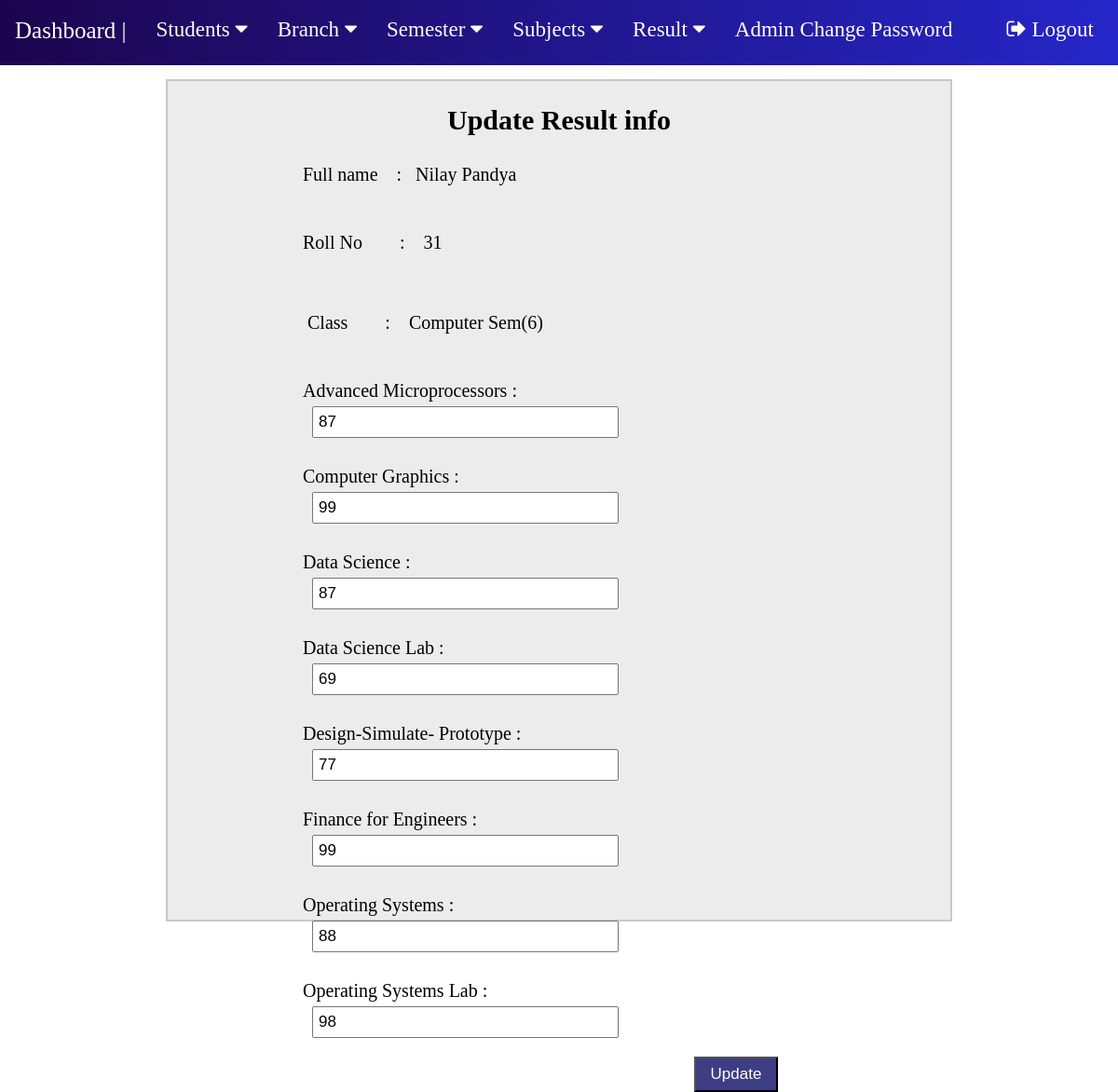
Screenshot of /edit-result.php?stid=1 (signed in) with the database file from the repository.
### tables this page shows
CREATE TABLE `student` (
  `reg_id` int(255) NOT NULL,
  `Name` varchar(200) NOT NULL,
  `Roll_No` int(160) NOT NULL,
  `Email` varchar(100) NOT NULL,
  `Gender` varchar(50) NOT NULL,
  `DOB` varchar(100) NOT NULL,
  `branch_id` int(100) NOT NULL,
  `sem_id` int(8) NOT NULL,
  `Reg_date` timestamp NOT NULL DEFAULT current_timestamp(),
  `status` int(1) NOT NULL
);

CREATE TABLE `branch` (
  `branch_id` int(50) NOT NULL,
  `branch` varchar(100) NOT NULL
);

CREATE TABLE `semester` (
  `sem_id` int(9) NOT NULL,
  `semester` int(100) NOT NULL
);

CREATE TABLE `results` (
  `result_id` int(200) NOT NULL,
  `roll_no` int(200) NOT NULL,
  `branch_id` int(50) NOT NULL,
  `sem_id` int(9) NOT NULL,
  `subj_id` int(200) NOT NULL,
  `marks` int(110) NOT NULL
);

CREATE TABLE `subjects` (
  `subj_id` int(200) NOT NULL,
  `subj_name` varchar(200) NOT NULL,
  `subj_code` varchar(100) NOT NULL,
  `status` int(1) NOT NULL
);

### edit-result.php (the view, shortened to what this page needs)
<?php
include "includes/connection.php";
$stid = intval($_GET['stid']);
?>
<!DOCTYPE html>
<html lang="en">
<head>
</head>
<body style=" margin : 0">
    <?php include "nav.php";?>
    <div style="width : 70%; margin : auto auto; height : 900px; border : 2px solid rgb(200, 200, 200); margin-top : 15px;background-color: rgb(236, 236, 236)">
    <h2 style="text-align:center; font-size : 30px">Update Result info</h2>
        <form method="post" >
    <?php
    $sql = "SELECT student.Name,student.Roll_No,branch.branch , semester.semester from results join student on student.Roll_No = results.roll_no join subjects on subjects.subj_id = results.subj_id join branch on branch.branch_id = results.branch_id join semester on semester.sem_id = results.sem_id where student.reg_id  = $stid limit 1";
    $result = mysqli_query($conn,$sql);
    $num = mysqli_num_rows($result);
    if($num > 0){
        while($row = mysqli_fetch_assoc($result)){
           ?>
           <div style=" width : 75%; margin:auto auto; font-size : 20px">
<p style="margin-top : 30px">
        <label for="fullname">Full name  &nbsp;&nbsp;&nbsp;:&nbsp;&nbsp;
<?php echo $row['Name']; ?>
</label>
      </p>
<p style="margin-top : 50px">
        <label for="rollno">Roll No &nbsp;&nbsp;&nbsp;&nbsp;&nbsp;&nbsp; : &nbsp;&nbsp;
<?php echo $row['Roll_No']; ?>
</label>
      </p>
 <p>
        <label for="class "> Class &nbsp;&nbsp;&nbsp;&nbsp;&nbsp;&nbsp; : &nbsp;&nbsp;
<?php echo ($row['branch']."   Sem(".$row['semester'].")"); ?>
</label>
      </p>
<?php
        }
    }
?>
<?php
    $sql = "SELECT student.Name,student.Roll_No,branch.branch , semester.semester, results.marks, results.result_id, subjects.subj_name from results join student on student.Roll_No = results.roll_no join subjects on subjects.subj_id = results.subj_id join branch on branch.branch_id = results.branch_id join semester on semester.sem_id = results.sem_id where student.reg_id  = $stid ";
    $result = mysqli_query($conn,$sql);
    $num = mysqli_num_rows($result);
    if($num  > 0){
        while($row = mysqli_fetch_assoc($result)){
            ?>
            <p style="margin-top : 30px">
        <label for="default"><?php echo $row['subj_name']; ?>  :&nbsp;&nbsp;&nbsp;&nbsp;&nbsp;&nbsp;&nbsp;&nbsp;  </label><br>
<input name="marks[]" id="marks" value="<?php echo $row['marks'];?>" maxlength="5" required="required" autocomplete="off" style="width : 50%;padding : 5px;font-size:17px; margin-left : 50px; margin-top:5px"/>
      </p>
<?php
        }
    }
?>
 <div style="float:right; margin-right : 80px">
        <button type="submit" style="width : 90px; padding : 7px;font-size : 17px; background-color : rgba(42, 42, 120, 0.909);color:white;">Update</button>
</div>
  </form>
    </div>
</body>
</html>

### rows the page displays
student: Name "Nilay Pandya", Roll_No "31", branch.branch "Computer", sem.semester "6"
results: subj.subj_name "Advanced Microprocessors", marks "87"
results: subj.subj_name "Computer Graphics", marks "99"
results: subj.subj_name "Data Science", marks "87"
results: subj.subj_name "Data Science Lab", marks "69"
results: subj.subj_name "Design-Simulate- Prototype", marks "77"
results: subj.subj_name "Finance for Engineers", marks "99"
results: subj.subj_name "Operating Systems", marks "88"
results: subj.subj_name "Operating Systems Lab", marks "98"
